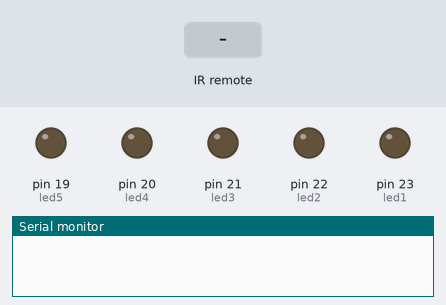
Recording of a sketch running on a simulated Arduino Mega 2560, built with avr-gcc and run on an emulated ATmega2560. On the bench: output pins drawn as LEDs (lit = HIGH), the last lines printed to the serial monitor. Inputs (shaded band) come from the test bench.

Above: at 1.2 s.
1.3 s: infrared code 0x1FE50AF received
At 1.7 s:
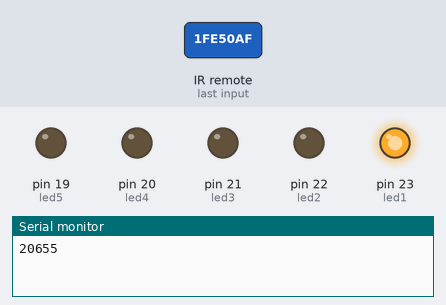
2.8 s: infrared code 0x1FED827 received
At 4.0 s:
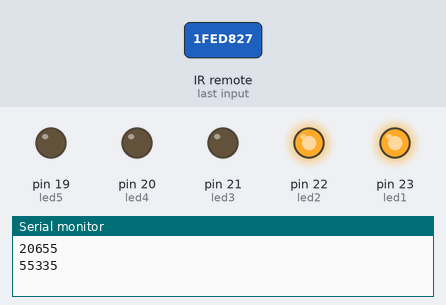
4.3 s: infrared code 0x1FEF807 received
At 5.2 s:
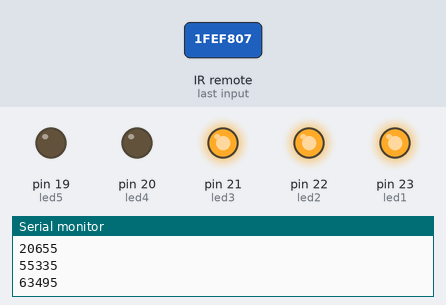
5.8 s: infrared code 0x1FE30CF received
At 6.4 s:
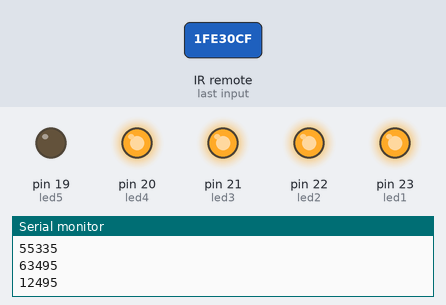
7.3 s: infrared code 0x1FEB04F received
At 8.5 s:
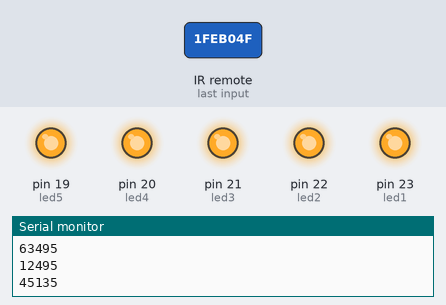
8.8 s: infrared code 0x1FE50AF received
At 9.8 s:
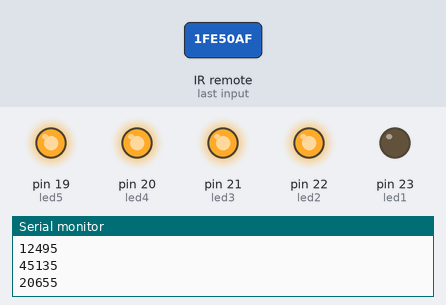
Timing chart, 0 to 11.3 s (numbered marks = the images above; inputs shaded):
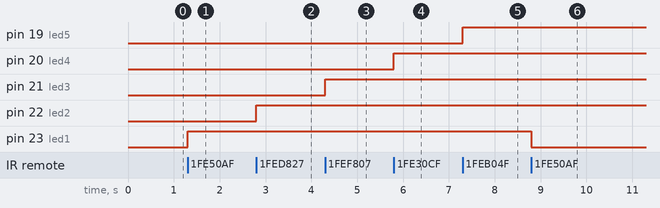

Measured:
- after the input at 1.3 s, pin 23 (led1): LOW → HIGH at once
- after the input at 2.8 s, pin 22 (led2): LOW → HIGH at once
- after the input at 4.3 s, pin 21 (led3): LOW → HIGH at once
- after the input at 5.8 s, pin 20 (led4): LOW → HIGH at once
- after the input at 7.3 s, pin 19 (led5): LOW → HIGH at once
- after the input at 8.8 s, pin 23 (led1): HIGH → LOW at once

The sketch:

Atmega16_IR_Automation.ino
```cpp
// IR Remote Automation Version 0.1
// Made by Muhammed Fasil K-https://github.com/mhdfasilwyd/Arduino_Projects
// Ir library by shirriff-https://github.com/z3t0/Arduino-IRremote
#include <IRremote.h>
int RECV_PIN = 13; // the pin where you connect the output pin of TSOP4838
int led1 = 23; // Pin were devices can be connected
int led2 = 22; // Pin were devices can be connected
int led3 = 21; // Pin were devices can be connected
int led4 = 20; // Pin were devices can be connected
int led5 = 19; // Pin were devices can be connected
int itsONled[] = {0,0,0,0,0,0}; // Setting the initial condition of LED Off
#define code1  33444015 // code received from button A
#define code2  33478695 // code received from button B
#define code3  33486855 // code received from button C
#define code4  33435855 // code received from button D
#define code5  33468495 // code received from button E
IRrecv irrecv(RECV_PIN);
decode_results results;
void setup()
{
  Serial.begin(9600);   // Can delete this line if serial communication is not needed
  irrecv.enableIRIn();  // Start the receiver
  pinMode(led1, OUTPUT);
  pinMode(led2, OUTPUT);
  pinMode(led3, OUTPUT);
  pinMode(led4, OUTPUT);
  pinMode(led5, OUTPUT);
}

void loop() {
  if (irrecv.decode(&results)) {
    unsigned int value = results.value;
    switch(value) {
       case code1:
         if(itsONled[1] == 1) {        // if first led is on then
            digitalWrite(led1, LOW);   // turn it off when button is pressed
            itsONled[1] = 0;           // and set its state as off
         } else {                      // else if first led is off
             digitalWrite(led1, HIGH); // turn it on when the button is pressed
             itsONled[1] = 1;          // and set its state as on
         }
          break;
       case code2:
         if(itsONled[2] == 1) {
            digitalWrite(led2, LOW);
            itsONled[2] = 0;
         } else {
             digitalWrite(led2, HIGH);
             itsONled[2] = 1;
         }
          break;
       case code3:
         if(itsONled[3] == 1) {
            digitalWrite(led3, LOW);
            itsONled[3] = 0;
         } else {
             digitalWrite(led3, HIGH);
             itsONled[3] = 1;
         }
         break;
          case code4:
         if(itsONled[4] == 1) {
            digitalWrite(led4, LOW);
            itsONled[4] = 0;
         } else {
             digitalWrite(led4, HIGH);
             itsONled[4] = 1;
         }
          break;
           case code5:
         if(itsONled[5] == 1) {
            digitalWrite(led5, LOW);
            itsONled[5] = 0;
         } else {
             digitalWrite(led5, HIGH);
             itsONled[5] = 1;
         }
          break;

    }
    Serial.println(value); // Can delete this line if serial communication is not needed
    irrecv.resume(); // Receive the next value
  }
}
```
